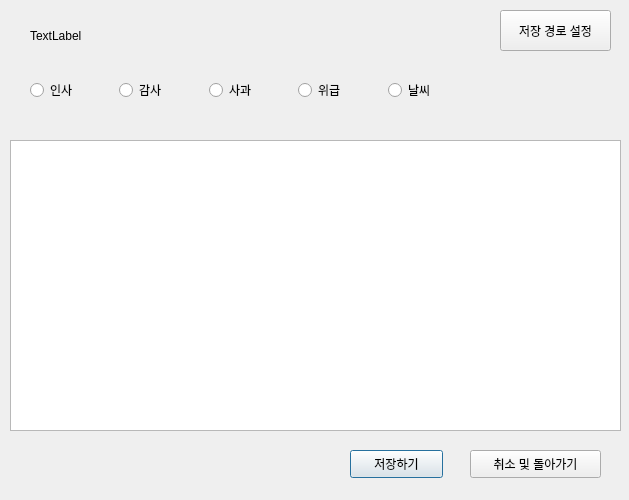
<?xml version="1.0" encoding="UTF-8"?>
<ui version="4.0">
 <class>Dialog</class>
 <widget class="QDialog" name="Dialog">
  <property name="geometry">
   <rect>
    <x>0</x>
    <y>0</y>
    <width>629</width>
    <height>500</height>
   </rect>
  </property>
  <property name="windowTitle">
   <string>Dialog</string>
  </property>
  <widget class="QPlainTextEdit" name="textEditor">
   <property name="geometry">
    <rect>
     <x>10</x>
     <y>140</y>
     <width>611</width>
     <height>291</height>
    </rect>
   </property>
  </widget>
  <widget class="QPushButton" name="saveBtn">
   <property name="geometry">
    <rect>
     <x>350</x>
     <y>450</y>
     <width>93</width>
     <height>28</height>
    </rect>
   </property>
   <property name="text">
    <string>저장하기</string>
   </property>
  </widget>
  <widget class="QPushButton" name="cancleBtn">
   <property name="geometry">
    <rect>
     <x>470</x>
     <y>450</y>
     <width>131</width>
     <height>28</height>
    </rect>
   </property>
   <property name="text">
    <string>취소 및 돌아가기</string>
   </property>
  </widget>
  <widget class="QPushButton" name="setPathBtn">
   <property name="geometry">
    <rect>
     <x>500</x>
     <y>10</y>
     <width>111</width>
     <height>41</height>
    </rect>
   </property>
   <property name="text">
    <string>저장 경로 설정</string>
   </property>
  </widget>
  <widget class="QLabel" name="pathShowLabel">
   <property name="geometry">
    <rect>
     <x>30</x>
     <y>20</y>
     <width>441</width>
     <height>31</height>
    </rect>
   </property>
   <property name="text">
    <string>TextLabel</string>
   </property>
  </widget>
  <widget class="QWidget" name="horizontalLayoutWidget">
   <property name="geometry">
    <rect>
     <x>30</x>
     <y>60</y>
     <width>441</width>
     <height>61</height>
    </rect>
   </property>
   <layout class="QHBoxLayout" name="horizontalLayout">
    <item>
     <widget class="QRadioButton" name="greetingRadio">
      <property name="text">
       <string>인사</string>
      </property>
     </widget>
    </item>
    <item>
     <widget class="QRadioButton" name="thanksRadio">
      <property name="text">
       <string>감사</string>
      </property>
     </widget>
    </item>
    <item>
     <widget class="QRadioButton" name="apologizeRadio">
      <property name="text">
       <string>사과</string>
      </property>
     </widget>
    </item>
    <item>
     <widget class="QRadioButton" name="emergencyRadio">
      <property name="text">
       <string>위급</string>
      </property>
     </widget>
    </item>
    <item>
     <widget class="QRadioButton" name="weatherRadio">
      <property name="text">
       <string>날씨</string>
      </property>
     </widget>
    </item>
   </layout>
  </widget>
 </widget>
 <resources/>
 <connections/>
</ui>
